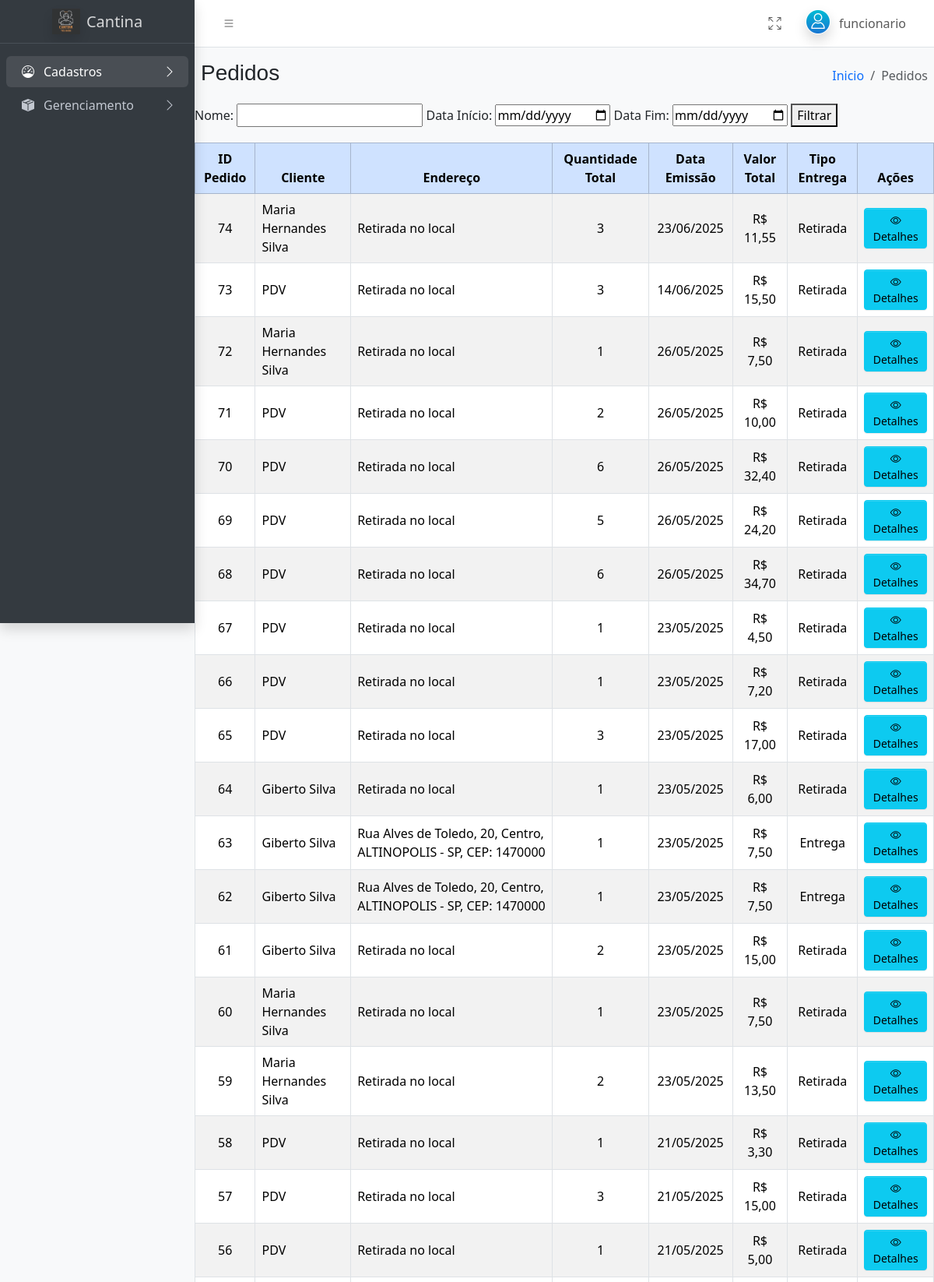
The app's page /admin/admin.php?pg=Pedidos (signed in, upper part) with its own data.
### tables this page shows
CREATE TABLE IF NOT EXISTS `tb_pedidos` (
  `id` int(11) NOT NULL AUTO_INCREMENT,
  `id_cliente` int(11) DEFAULT NULL,
  `id_endereco` int(11) DEFAULT NULL,
  `emissao` datetime NOT NULL,
  `valor_total` decimal(10,2) NOT NULL DEFAULT 0.00,
  `tipo_entrega` varchar(20) NOT NULL,
  `tipo_pedido` enum('PDV','WEB') NOT NULL DEFAULT 'WEB',
  `metodo_pagamento` enum('DINHEIRO','CARTAO','PIX','ONLINE') NOT NULL DEFAULT 'ONLINE',
  `status_pagamento` varchar(50) NOT NULL DEFAULT 'AGUARDANDO',
  PRIMARY KEY (`id`),
  KEY `id_cliente` (`id_cliente`),
  KEY `id_endereco` (`id_endereco`)
);

CREATE TABLE IF NOT EXISTS `tb_clientes` (
  `id` int(11) NOT NULL AUTO_INCREMENT,
  `nome` varchar(100) NOT NULL,
  `cnpj_cpf` varchar(20) NOT NULL,
  `email` varchar(200) NOT NULL,
  `telefone` varchar(20) NOT NULL,
  `senha` varchar(32) NOT NULL,
  PRIMARY KEY (`id`),
  UNIQUE KEY `cnpj_cpf` (`cnpj_cpf`),
  UNIQUE KEY `telefone` (`telefone`)
);

CREATE TABLE IF NOT EXISTS `tb_cliente_endereco` (
  `id` int(11) NOT NULL AUTO_INCREMENT,
  `id_cliente` int(11) NOT NULL,
  `descricao` varchar(100) NOT NULL,
  `endereco` varchar(100) NOT NULL,
  `numero` varchar(15) NOT NULL,
  `bairro` varchar(100) NOT NULL,
  `complemento` varchar(200) DEFAULT NULL,
  `cep` varchar(10) NOT NULL,
  `id_cidade` int(11) NOT NULL,
  PRIMARY KEY (`id`),
  KEY `id_cliente` (`id_cliente`)
);

CREATE TABLE IF NOT EXISTS `tb_cidades` (
  `codigo_estado` int(11) NOT NULL,
  `sigla_estado` varchar(2) NOT NULL,
  `nome_estado` varchar(120) NOT NULL,
  `codigo_cidade` int(11) NOT NULL,
  `nome_cidade` varchar(120) NOT NULL,
  PRIMARY KEY (`codigo_cidade`)
);

### includes/consulta_pedido_admin.php (called while the page is built, shortened)
<?php
include('conexao.php');
$mostrar_detalhes = isset($_GET['pg']) && $_GET['pg'] === 'detalhes' && isset($_GET['id_pedido']);
if (!$mostrar_detalhes) {
    $query = "
        SELECT
            p.id AS id_pedido,
            c.nome AS cliente,
            p.emissao,
            p.valor_total,
            p.tipo_entrega,
            p.tipo_pedido,
            e.endereco,
            e.numero,
            e.bairro,
            e.cep,
            cid.nome_cidade,
            cid.sigla_estado,
            SUM(pi.qtd) AS quantidade_total
        FROM tb_pedidos p
        LEFT JOIN tb_clientes c ON p.id_cliente = c.id
        LEFT JOIN tb_cliente_endereco e ON p.id_endereco = e.id
        LEFT JOIN tb_cidades cid ON e.id_cidade = cid.codigo_cidade
        LEFT JOIN tb_pedidos_itens pi ON p.id = pi.id_pedidos
    ";
    $query .= "
        GROUP BY p.id, c.nome, p.emissao, p.valor_total, p.tipo_entrega, e.endereco, e.numero, e.bairro, e.cep, cid.nome_cidade, cid.sigla_estado
        ORDER BY p.emissao DESC
    ";
    $resultado = mysqli_query($conexao, $query);
}
?>

### admin/gerenciamento/pedidos_admin.php (the view, shortened to what this page needs)
<?php
include('../includes/consulta_pedido_admin.php');
?>
<form method="get" action="" style="margin-bottom: 20px;">
    <label for="nome">Nome:</label>
    <input type="text" name="nome" id="nome">
    <label for="data_inicio">Data Início:</label>
    <input type="date" name="data_inicio" id="data_inicio">
    <label for="data_fim">Data Fim:</label>
    <input type="date" name="data_fim" id="data_fim">
    <button type="submit">Filtrar</button>
</form>
<div class="table-responsive">
    <table class="table table-striped table-hover table-bordered align-middle">
        <thead class="table-primary">
            <tr>
                <th class="text-center">ID Pedido</th>
                <th class="text-center">Cliente</th>
                <th class="text-center">Endereço</th>
                <th class="text-center">Quantidade Total</th>
                <th class="text-center">Data Emissão</th>
                <th class="text-center">Valor Total</th>
                <th class="text-center">Tipo Entrega</th>
                <th class="text-center">Ações</th>
            </tr>
        </thead>
        <tbody>
            <?php if (mysqli_num_rows($resultado) > 0): ?>
                <?php while ($row = mysqli_fetch_assoc($resultado)): ?>
                    <tr>
                        <td class="text-center"><?php echo htmlspecialchars($row['id_pedido']); ?></td>
                        <td><?php echo htmlspecialchars($row['cliente'] ?? "PDV"); ?></td>
                        <td>
                            <?php
                            if ($row['tipo_entrega'] === 'entrega' && $row['endereco']) {
                                echo htmlspecialchars(
                                    $row['endereco'] . ', ' .
                                        $row['numero'] . ', ' .
                                        $row['bairro'] . ', ' .
                                        $row['nome_cidade'] . ' - ' .
                                        $row['sigla_estado'] . ', CEP: ' .
                                        $row['cep']
                                );
                            } else {
                                echo 'Retirada no local';
                            }
                            ?>
                        </td>
                        <td class="text-center"><?php echo htmlspecialchars($row['quantidade_total'] ?? 0); ?></td>
                        <td class="text-center"><?php echo date('d/m/Y', strtotime($row['emissao'])); ?></td>
                        <td class="text-center">R$ <?php echo number_format($row['valor_total'], 2, ',', '.'); ?></td>
                        <td class="text-center"><?php echo htmlspecialchars($row['tipo_entrega'] === 'entrega' ? 'Entrega' : 'Retirada'); ?></td>
                        <td class="text-center">
                            <a href="?pg=Detalhes&id=<?php echo $row['id_pedido']; ?>" class="btn btn-info btn-sm">
                                <i class="bi bi-eye"></i> Detalhes
                            </a>
                        </td>
                    </tr>
                <?php endwhile; ?>
            <?php else: ?>
                <tr>
                    <td colspan="8" class="text-center">Nenhum pedido encontrado.</td>
                </tr>
            <?php endif; ?>
        </tbody>
    </table>
</div>

### records on screen
tb_pedidos: id "74", id_cliente.nome "Maria Hernandes Silva", shows "Retirada no local", quantidade_total "3", emissao "23/06/2025", valor_total "11,55", tipo_entrega "Retirada"
tb_pedidos: id "73", cliente "PDV", shows "Retirada no local", quantidade_total "3", emissao "14/06/2025", valor_total "15,50", tipo_entrega "Retirada"
tb_pedidos: id "72", id_cliente.nome "Maria Hernandes Silva", shows "Retirada no local", quantidade_total "1", emissao "26/05/2025", valor_total "7,50", tipo_entrega "Retirada"
tb_pedidos: id "71", cliente "PDV", shows "Retirada no local", quantidade_total "2", emissao "26/05/2025", valor_total "10,00", tipo_entrega "Retirada"
tb_pedidos: id "70", cliente "PDV", shows "Retirada no local", quantidade_total "6", emissao "26/05/2025", valor_total "32,40", tipo_entrega "Retirada"
tb_pedidos: id "69", cliente "PDV", shows "Retirada no local", quantidade_total "5", emissao "26/05/2025", valor_total "24,20", tipo_entrega "Retirada"
tb_pedidos: id "68", cliente "PDV", shows "Retirada no local", quantidade_total "6", emissao "26/05/2025", valor_total "34,70", tipo_entrega "Retirada"
tb_pedidos: id "67", cliente "PDV", shows "Retirada no local", quantidade_total "1", emissao "23/05/2025", valor_total "4,50", tipo_entrega "Retirada"
tb_pedidos: id "66", cliente "PDV", shows "Retirada no local", quantidade_total "1", emissao "23/05/2025", valor_total "7,20", tipo_entrega "Retirada"
tb_pedidos: id "65", cliente "PDV", shows "Retirada no local", quantidade_total "3", emissao "23/05/2025", valor_total "17,00", tipo_entrega "Retirada"
tb_pedidos: id "64", id_cliente.nome "Giberto Silva", shows "Retirada no local", quantidade_total "1", emissao "23/05/2025", valor_total "6,00", tipo_entrega "Retirada"
tb_pedidos: id "63", id_cliente.nome "Giberto Silva", id_endereco.cep "Rua Alves de Toledo, 20, Centro, ALTINOPOLIS - SP, CEP: 1470000", quantidade_total "1", emissao "23/05/2025", valor_total "7,50", tipo_entrega "Entrega"
tb_pedidos: id "62", id_cliente.nome "Giberto Silva", id_endereco.cep "Rua Alves de Toledo, 20, Centro, ALTINOPOLIS - SP, CEP: 1470000", quantidade_total "1", emissao "23/05/2025", valor_total "7,50", tipo_entrega "Entrega"
tb_pedidos: id "61", id_cliente.nome "Giberto Silva", shows "Retirada no local", quantidade_total "2", emissao "23/05/2025", valor_total "15,00", tipo_entrega "Retirada"
tb_pedidos: id "60", id_cliente.nome "Maria Hernandes Silva", shows "Retirada no local", quantidade_total "1", emissao "23/05/2025", valor_total "7,50", tipo_entrega "Retirada"
tb_pedidos: id "59", id_cliente.nome "Maria Hernandes Silva", shows "Retirada no local", quantidade_total "2", emissao "23/05/2025", valor_total "13,50", tipo_entrega "Retirada"
tb_pedidos: id "58", cliente "PDV", shows "Retirada no local", quantidade_total "1", emissao "21/05/2025", valor_total "3,30", tipo_entrega "Retirada"
tb_pedidos: id "57", cliente "PDV", shows "Retirada no local", quantidade_total "3", emissao "21/05/2025", valor_total "15,00", tipo_entrega "Retirada"
tb_pedidos: id "56", cliente "PDV", shows "Retirada no local", quantidade_total "1", emissao "21/05/2025", valor_total "5,00", tipo_entrega "Retirada"

### other values on screen
$_SESSION['usuario']['nome'] "funcionario"
$paginaAtual "Pedidos"
